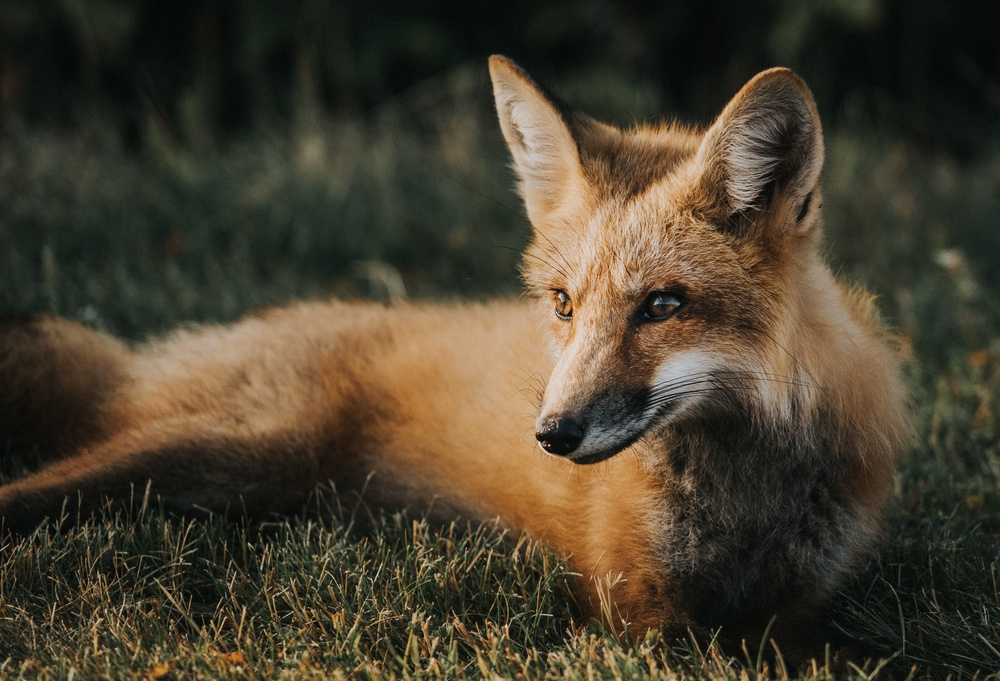
%> input picture Week 1 - assignments/wolf-1.jpg, 1000 x 681 px, shrunk from 3594 x 2446 before the run
$ octave Main.m   (GNU Octave 9; MATLAB toolbox functions it lacks are replaced by stand-ins)
%> lines starting %> are read from the running program, lines starting %| are printed output that depends on the picture
%MAIN - Execute this file to run the code
%
% Other m-files required: reduceIntensity.m, averageNeighbors.m,
% averageRegion.m
%
% See also: reduceIntensity.m,  averageNeighbors.m, averageRegion.m
% Author: Alvaro F. Quilez
% email: alvaro.fquilez@gmail.com
% March 2019; Last revision: 7-March-2019
%------------- BEGIN CODE --------------

addpath('Pictures/')
I = imread('wolf-1.jpg');
%> I is the input picture: size 681x1000x3 uint8; mean R, G, B 71.5, 62.8, 46.2
%imshow(I);

disp('Options: 1. Reduce intensity 2. Spatial average 3. Rotation 4. Average a region');
n = input('Enter a number: ');
%> the answer given: 3

% Sanity check - display error
if  n > 4 || n < 1
    error('Error. \nInput must be >1 but <4')
else
    ;
end

switch n
    case 1
    %% Intensity reduction
    levels = input('Enter number of levels: ');
    %%% Reduce intensity method
    [reduced, gray] = reduceIntensity(I, levels);
    %%% Show results
    imshow([I, reduced]);
    title('original vs reduced');

    case 2
    %% Spatial average
    neigh = input('Enter a neighborhood: ');
    % Sanity check
    if neigh <= 0
        error('Error. Input must be >= 1')
    end

    I = rgb2gray(I);
    averaged = averageNeighbors(neigh, I);
    %%% Show results
    figure(1);
    imshow([I, averaged]);
    title('original vs averaged');

    %%% Check
    figure(2);
    h = fspecial('average', [neigh, neigh]);
    check = uint8(filter2(h, I));
    imshow([I, check]);
    title('Inbuilt matlab function original vs averaged');

    case 3
    %% Rotation of the image
    angle = input('Enter an angle: ');
%> the answer given: 30
    rot = imrotate(I, angle, 'nearest', 'crop');
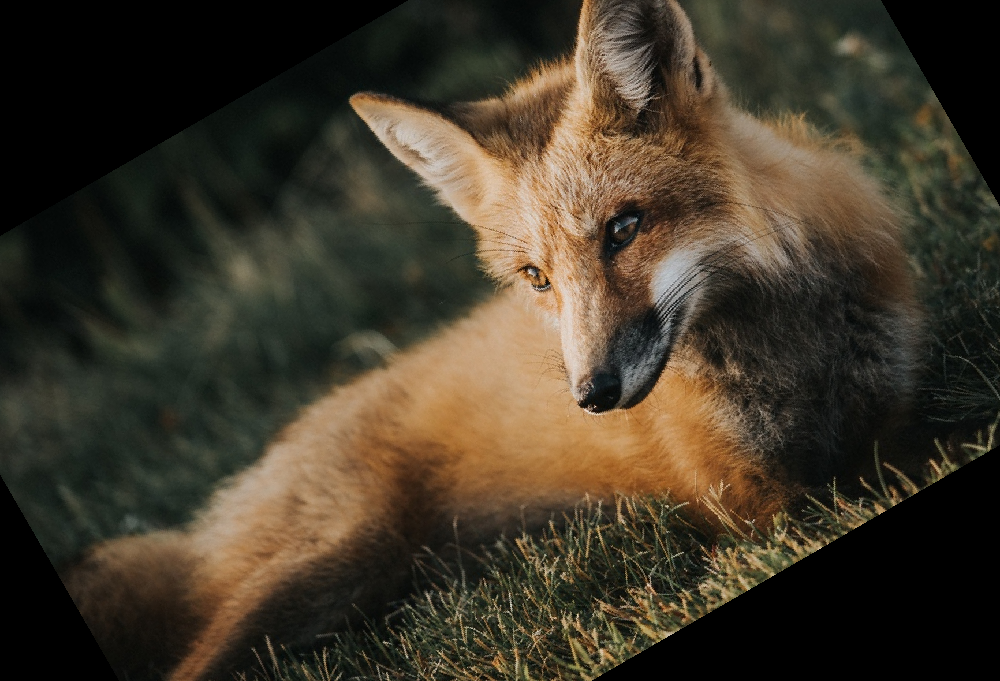
%> rot: size 681x1000x3 uint8; mean R, G, B 64.5, 55.9, 41.2
    imshow([I, rot]);
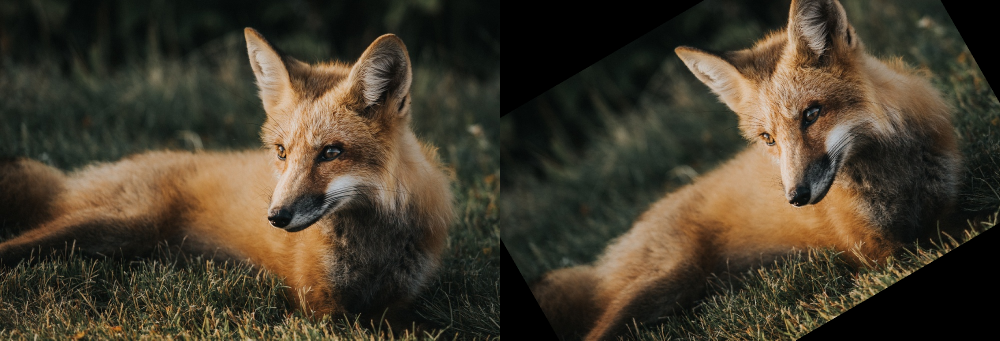
%> displayed picture: size 681x2000x3, on the screen's scale of 0 to 255 (shown at 1/2 size); mean R, G, B 68, 59.4, 43.7
    title('original vs rotated');

    case 4
    %% Average a region
    region = input('Enter a region: ');
    % Sanity check
    if region <= 0
        error('Error. Input must be >= 1')
    end
    I = rgb2gray(I);
    averageR = averageRegion(I, region);
    %%% Show results
    figure(1);
    imshow([I, averageR]);
    title('original vs averaged');

end

$ run again, with Week 1 - assignments/wolf-2.jpg copied over Week 1 - assignments/wolf-1.jpg
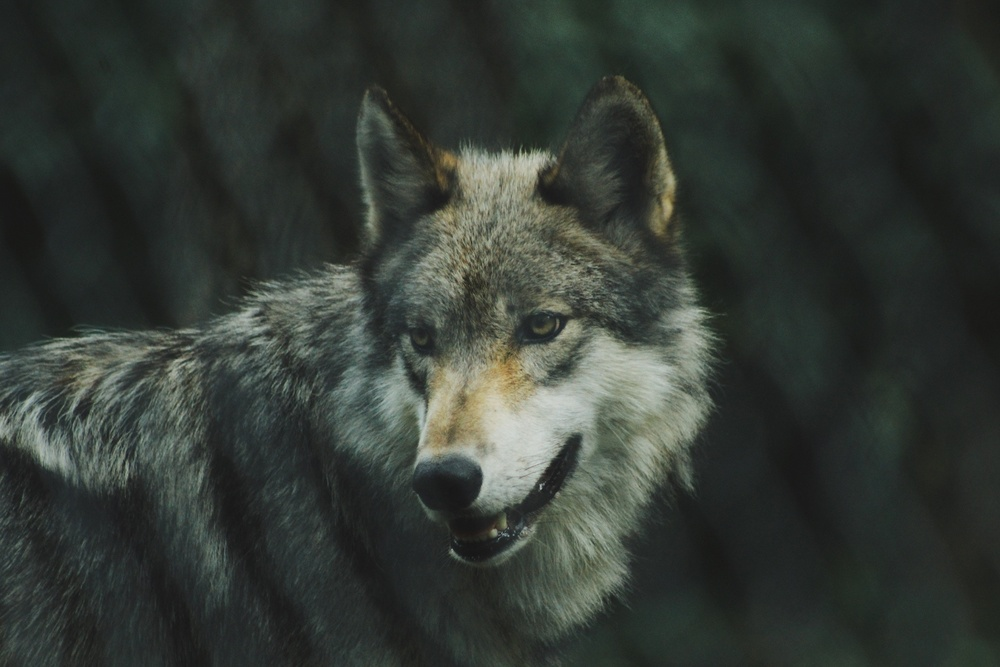
%> input picture Week 1 - assignments/wolf-2.jpg, 1000 x 667 px, shrunk from 2305 x 1537 before the run
%> I is the input picture: size 667x1000x3 uint8; mean R, G, B 52.7, 58.9, 53.4
%> `rot = imrotate(I, angle, 'nearest', 'crop');`:
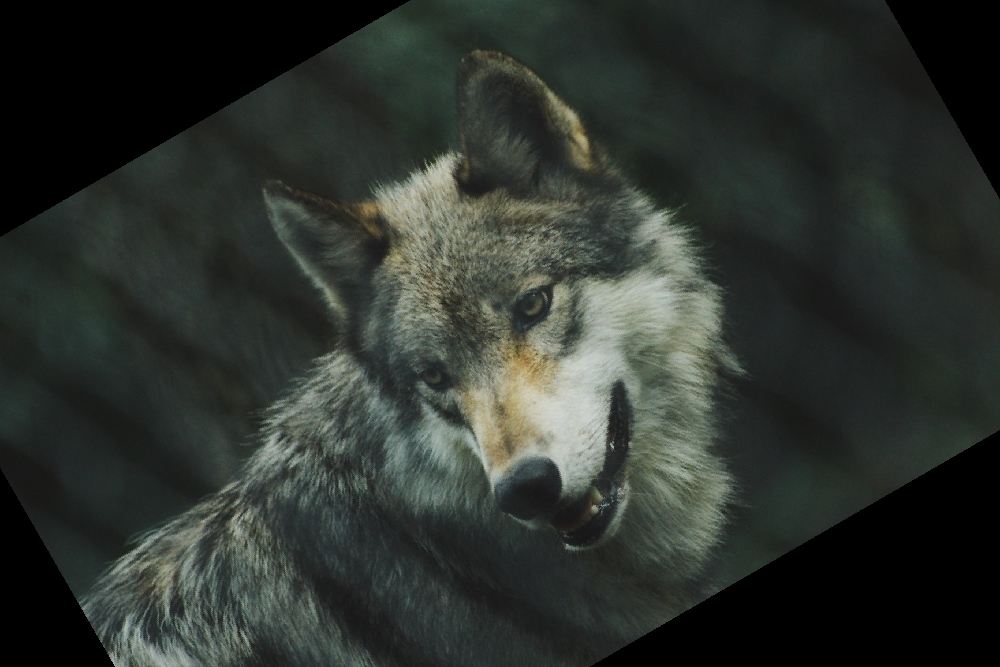
%> rot: size 667x1000x3 uint8; mean R, G, B 45.8, 50.9, 46
%> `imshow([I, rot]);`:
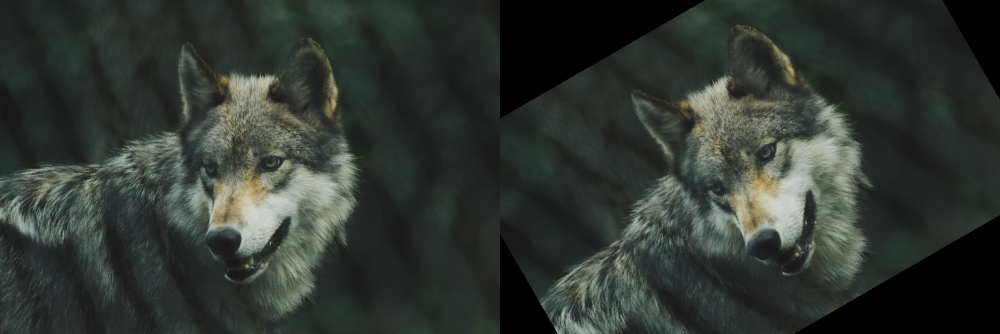
%> displayed picture: size 667x2000x3, on the screen's scale of 0 to 255 (shown at 1/2 size); mean R, G, B 49.3, 54.9, 49.7

$ run again, with Week 1 - assignments/cat-1.jpg copied over Week 1 - assignments/wolf-1.jpg
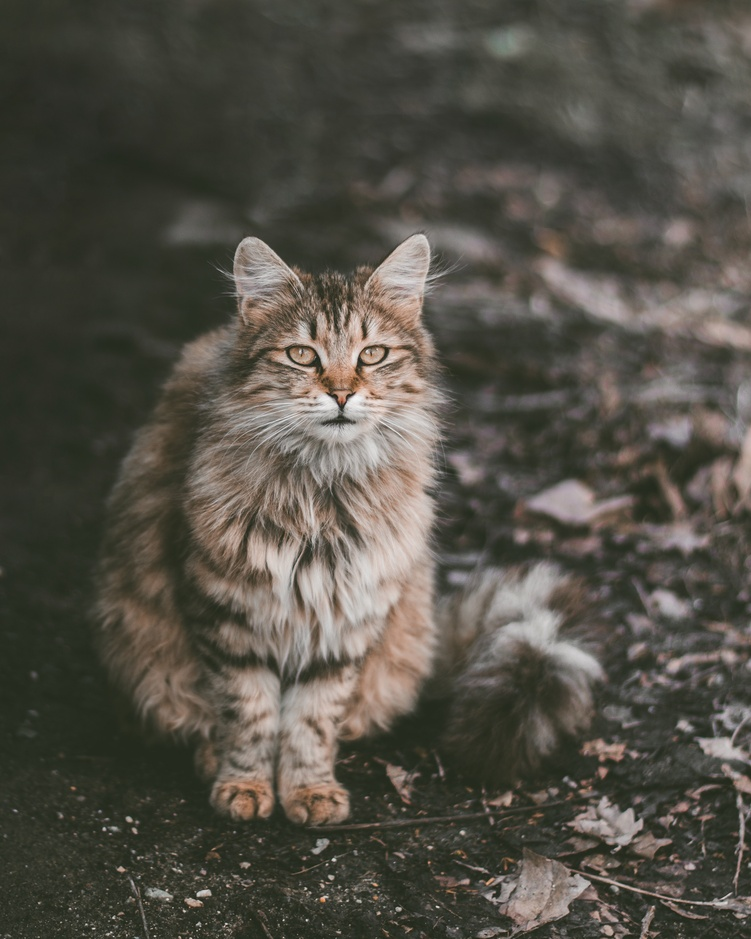
%> input picture Week 1 - assignments/cat-1.jpg, 751 x 939 px, shrunk from 2696 x 3370 before the run
%> I is the input picture: size 939x751x3 uint8; mean R, G, B 83.3, 80, 70.9
%> `rot = imrotate(I, angle, 'nearest', 'crop');`:
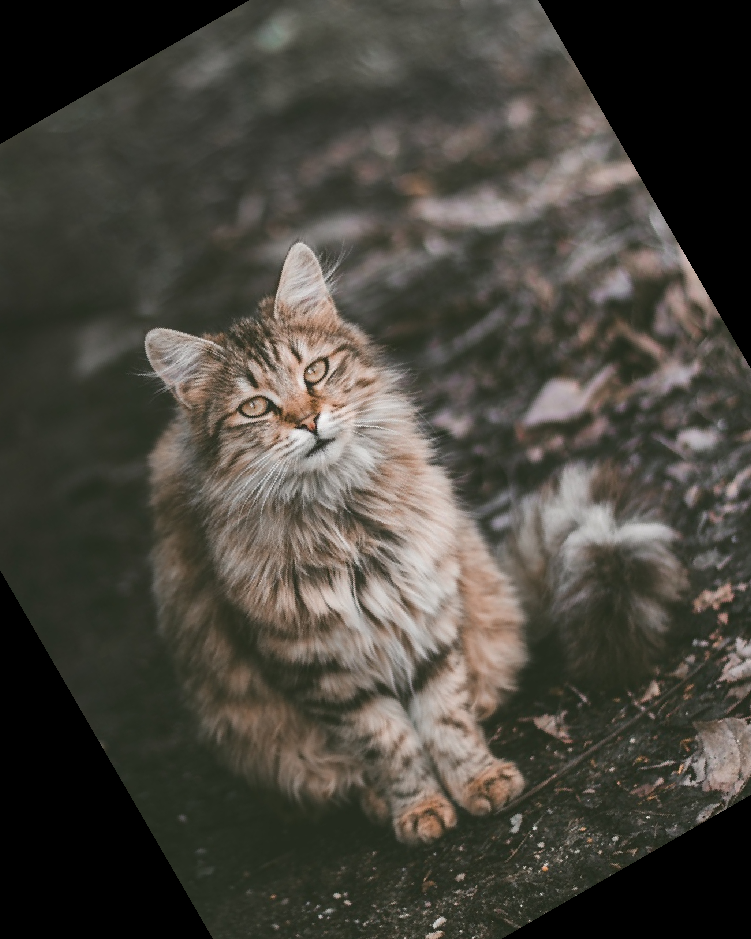
%> rot: size 939x751x3 uint8; mean R, G, B 72.5, 69.2, 61.5
%> `imshow([I, rot]);`:
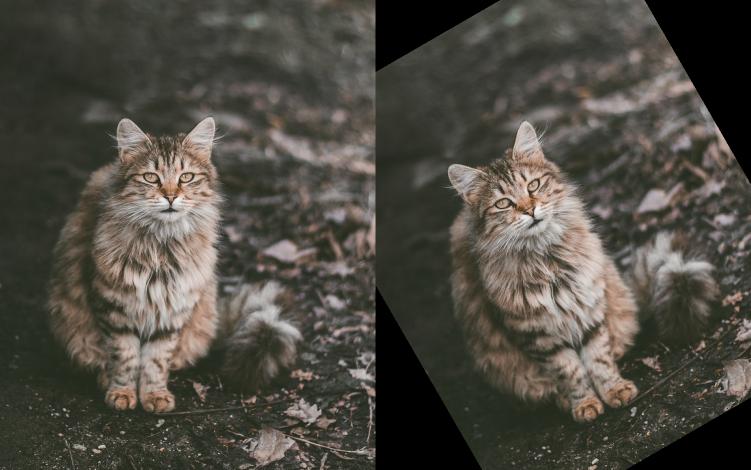
%> displayed picture: size 939x1502x3, on the screen's scale of 0 to 255 (shown at 1/2 size); mean R, G, B 77.9, 74.6, 66.2
